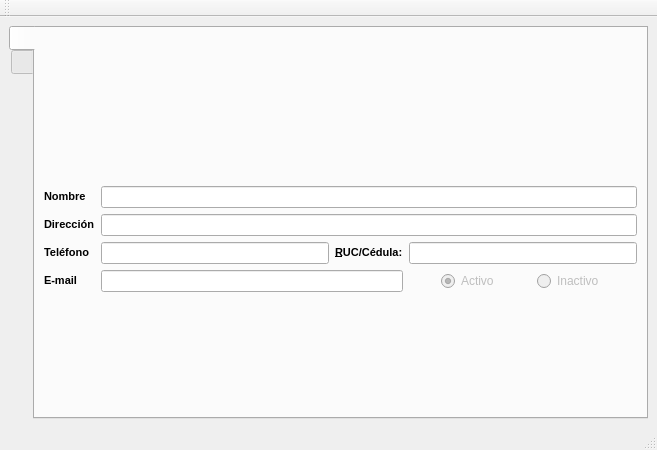
<?xml version="1.0" encoding="UTF-8"?>
<ui version="4.0">
 <class>frmPersona</class>
 <widget class="QMainWindow" name="frmPersona">
  <property name="geometry">
   <rect>
    <x>0</x>
    <y>0</y>
    <width>657</width>
    <height>450</height>
   </rect>
  </property>
  <property name="maximumSize">
   <size>
    <width>16777215</width>
    <height>450</height>
   </size>
  </property>
  <property name="windowTitle">
   <string>Persona</string>
  </property>
  <widget class="QWidget" name="centralwidget">
   <layout class="QVBoxLayout" name="verticalLayout_3">
    <item>
     <widget class="QTabWidget" name="tabWidget">
      <property name="tabPosition">
       <enum>QTabWidget::West</enum>
      </property>
      <property name="currentIndex">
       <number>0</number>
      </property>
      <widget class="QWidget" name="tabdetails">
       <attribute name="icon">
        <iconset resource="res.qrc">
         <normaloff>:/icons/res/document-edit.png</normaloff>:/icons/res/document-edit.png</iconset>
       </attribute>
       <attribute name="title">
        <string notr="true"/>
       </attribute>
       <layout class="QVBoxLayout" name="verticalLayout">
        <item>
         <layout class="QGridLayout" name="gridLayout">
          <item row="0" column="0" colspan="4">
           <widget class="QLabel" name="lbltitulo">
            <property name="sizePolicy">
             <sizepolicy hsizetype="Expanding" vsizetype="Fixed">
              <horstretch>0</horstretch>
              <verstretch>0</verstretch>
             </sizepolicy>
            </property>
            <property name="font">
             <font>
              <pointsize>18</pointsize>
             </font>
            </property>
            <property name="text">
             <string/>
            </property>
            <property name="alignment">
             <set>Qt::AlignCenter</set>
            </property>
           </widget>
          </item>
          <item row="1" column="0">
           <widget class="QLabel" name="lblnombre">
            <property name="sizePolicy">
             <sizepolicy hsizetype="Fixed" vsizetype="Preferred">
              <horstretch>0</horstretch>
              <verstretch>0</verstretch>
             </sizepolicy>
            </property>
            <property name="text">
             <string>&lt;!DOCTYPE HTML PUBLIC &quot;-//W3C//DTD HTML 4.0//EN&quot; &quot;http://www.w3.org/TR/REC-html40/strict.dtd&quot;&gt;
&lt;html&gt;&lt;head&gt;&lt;meta name=&quot;qrichtext&quot; content=&quot;1&quot; /&gt;&lt;style type=&quot;text/css&quot;&gt;
p, li { white-space: pre-wrap; }
&lt;/style&gt;&lt;/head&gt;&lt;body style=&quot; font-family:'MS Shell Dlg 2'; font-size:8.25pt; font-weight:400; font-style:normal;&quot;&gt;
&lt;p style=&quot; margin-top:0px; margin-bottom:0px; margin-left:0px; margin-right:0px; -qt-block-indent:0; text-indent:0px;&quot;&gt;&lt;span style=&quot; font-size:8pt; font-weight:600;&quot;&gt;Nombre&lt;/span&gt;&lt;/p&gt;&lt;/body&gt;&lt;/html&gt;</string>
            </property>
           </widget>
          </item>
          <item row="1" column="1" colspan="3">
           <widget class="QLineEdit" name="txtnombre">
            <property name="readOnly">
             <bool>false</bool>
            </property>
           </widget>
          </item>
          <item row="2" column="0">
           <widget class="QLabel" name="label_12">
            <property name="sizePolicy">
             <sizepolicy hsizetype="Fixed" vsizetype="Preferred">
              <horstretch>0</horstretch>
              <verstretch>0</verstretch>
             </sizepolicy>
            </property>
            <property name="text">
             <string>&lt;!DOCTYPE HTML PUBLIC &quot;-//W3C//DTD HTML 4.0//EN&quot; &quot;http://www.w3.org/TR/REC-html40/strict.dtd&quot;&gt;
&lt;html&gt;&lt;head&gt;&lt;meta name=&quot;qrichtext&quot; content=&quot;1&quot; /&gt;&lt;style type=&quot;text/css&quot;&gt;
p, li { white-space: pre-wrap; }
&lt;/style&gt;&lt;/head&gt;&lt;body style=&quot; font-family:'MS Shell Dlg 2'; font-size:8.25pt; font-weight:400; font-style:normal;&quot;&gt;
&lt;p style=&quot; margin-top:0px; margin-bottom:0px; margin-left:0px; margin-right:0px; -qt-block-indent:0; text-indent:0px;&quot;&gt;&lt;span style=&quot; font-size:8pt; font-weight:600;&quot;&gt;Dirección&lt;/span&gt;&lt;/p&gt;&lt;/body&gt;&lt;/html&gt;</string>
            </property>
           </widget>
          </item>
          <item row="2" column="1" colspan="3">
           <widget class="QLineEdit" name="txtdireccion">
            <property name="maxLength">
             <number>200</number>
            </property>
            <property name="readOnly">
             <bool>false</bool>
            </property>
           </widget>
          </item>
          <item row="3" column="0">
           <widget class="QLabel" name="label_11">
            <property name="sizePolicy">
             <sizepolicy hsizetype="Fixed" vsizetype="Preferred">
              <horstretch>0</horstretch>
              <verstretch>0</verstretch>
             </sizepolicy>
            </property>
            <property name="text">
             <string>&lt;!DOCTYPE HTML PUBLIC &quot;-//W3C//DTD HTML 4.0//EN&quot; &quot;http://www.w3.org/TR/REC-html40/strict.dtd&quot;&gt;
&lt;html&gt;&lt;head&gt;&lt;meta name=&quot;qrichtext&quot; content=&quot;1&quot; /&gt;&lt;style type=&quot;text/css&quot;&gt;
p, li { white-space: pre-wrap; }
&lt;/style&gt;&lt;/head&gt;&lt;body style=&quot; font-family:'MS Shell Dlg 2'; font-size:8.25pt; font-weight:400; font-style:normal;&quot;&gt;
&lt;p style=&quot; margin-top:0px; margin-bottom:0px; margin-left:0px; margin-right:0px; -qt-block-indent:0; text-indent:0px;&quot;&gt;&lt;span style=&quot; font-weight:600;&quot;&gt;Teléfono&lt;/span&gt;&lt;/p&gt;&lt;/body&gt;&lt;/html&gt;</string>
            </property>
           </widget>
          </item>
          <item row="3" column="1">
           <widget class="QLineEdit" name="txttelefono">
            <property name="maxLength">
             <number>45</number>
            </property>
            <property name="readOnly">
             <bool>false</bool>
            </property>
           </widget>
          </item>
          <item row="3" column="2">
           <widget class="QLabel" name="label_6">
            <property name="sizePolicy">
             <sizepolicy hsizetype="Fixed" vsizetype="Preferred">
              <horstretch>0</horstretch>
              <verstretch>0</verstretch>
             </sizepolicy>
            </property>
            <property name="text">
             <string>&lt;!DOCTYPE HTML PUBLIC &quot;-//W3C//DTD HTML 4.0//EN&quot; &quot;http://www.w3.org/TR/REC-html40/strict.dtd&quot;&gt;
&lt;html&gt;&lt;head&gt;&lt;meta name=&quot;qrichtext&quot; content=&quot;1&quot; /&gt;&lt;style type=&quot;text/css&quot;&gt;
p, li { white-space: pre-wrap; }
&lt;/style&gt;&lt;/head&gt;&lt;body style=&quot; font-family:'MS Shell Dlg 2'; font-size:8.25pt; font-weight:400; font-style:normal;&quot;&gt;
&lt;p style=&quot; margin-top:0px; margin-bottom:0px; margin-left:0px; margin-right:0px; -qt-block-indent:0; text-indent:0px;&quot;&gt;&lt;span style=&quot; font-weight:600;&quot;&gt;&amp;amp;RUC/Cédula:&lt;/span&gt;&lt;/p&gt;&lt;/body&gt;&lt;/html&gt;</string>
            </property>
            <property name="buddy">
             <cstring>txtruc</cstring>
            </property>
           </widget>
          </item>
          <item row="3" column="3">
           <widget class="QLineEdit" name="txtruc">
            <property name="maxLength">
             <number>45</number>
            </property>
            <property name="dragEnabled">
             <bool>true</bool>
            </property>
            <property name="readOnly">
             <bool>false</bool>
            </property>
           </widget>
          </item>
          <item row="4" column="0">
           <widget class="QLabel" name="label_2">
            <property name="sizePolicy">
             <sizepolicy hsizetype="Fixed" vsizetype="Preferred">
              <horstretch>0</horstretch>
              <verstretch>0</verstretch>
             </sizepolicy>
            </property>
            <property name="text">
             <string>&lt;!DOCTYPE HTML PUBLIC &quot;-//W3C//DTD HTML 4.0//EN&quot; &quot;http://www.w3.org/TR/REC-html40/strict.dtd&quot;&gt;
&lt;html&gt;&lt;head&gt;&lt;meta name=&quot;qrichtext&quot; content=&quot;1&quot; /&gt;&lt;style type=&quot;text/css&quot;&gt;
p, li { white-space: pre-wrap; }
&lt;/style&gt;&lt;/head&gt;&lt;body style=&quot; font-family:'MS Shell Dlg 2'; font-size:8.25pt; font-weight:400; font-style:normal;&quot;&gt;
&lt;p style=&quot; margin-top:0px; margin-bottom:0px; margin-left:0px; margin-right:0px; -qt-block-indent:0; text-indent:0px;&quot;&gt;&lt;span style=&quot; font-size:8pt; font-weight:600;&quot;&gt;E-mail&lt;/span&gt;&lt;/p&gt;&lt;/body&gt;&lt;/html&gt;</string>
            </property>
           </widget>
          </item>
          <item row="4" column="1" colspan="2">
           <widget class="QLineEdit" name="txtcorreo">
            <property name="maxLength">
             <number>45</number>
            </property>
            <property name="readOnly">
             <bool>false</bool>
            </property>
           </widget>
          </item>
          <item row="4" column="3">
           <layout class="QHBoxLayout" name="horizontalLayout_7">
            <item>
             <widget class="QRadioButton" name="rbactivo">
              <property name="enabled">
               <bool>false</bool>
              </property>
              <property name="sizePolicy">
               <sizepolicy hsizetype="Fixed" vsizetype="Fixed">
                <horstretch>0</horstretch>
                <verstretch>0</verstretch>
               </sizepolicy>
              </property>
              <property name="text">
               <string>Activo</string>
              </property>
              <property name="checked">
               <bool>true</bool>
              </property>
             </widget>
            </item>
            <item>
             <widget class="QRadioButton" name="rbinactivo">
              <property name="enabled">
               <bool>false</bool>
              </property>
              <property name="sizePolicy">
               <sizepolicy hsizetype="Fixed" vsizetype="Fixed">
                <horstretch>0</horstretch>
                <verstretch>0</verstretch>
               </sizepolicy>
              </property>
              <property name="text">
               <string>Inactivo</string>
              </property>
             </widget>
            </item>
           </layout>
          </item>
         </layout>
        </item>
       </layout>
      </widget>
      <widget class="QWidget" name="tabnavigation">
       <attribute name="icon">
        <iconset resource="res.qrc">
         <normaloff>:/icons/res/table.png</normaloff>:/icons/res/table.png</iconset>
       </attribute>
       <attribute name="title">
        <string notr="true"/>
       </attribute>
       <layout class="QVBoxLayout" name="verticalLayout_2">
        <item>
         <widget class="QTableView" name="tablenavigation">
          <property name="alternatingRowColors">
           <bool>true</bool>
          </property>
          <property name="selectionMode">
           <enum>QAbstractItemView::SingleSelection</enum>
          </property>
          <property name="selectionBehavior">
           <enum>QAbstractItemView::SelectRows</enum>
          </property>
          <attribute name="horizontalHeaderStretchLastSection">
           <bool>true</bool>
          </attribute>
          <attribute name="verticalHeaderVisible">
           <bool>false</bool>
          </attribute>
          <attribute name="verticalHeaderVisible">
           <bool>false</bool>
          </attribute>
          <attribute name="horizontalHeaderStretchLastSection">
           <bool>true</bool>
          </attribute>
         </widget>
        </item>
        <item>
         <layout class="QHBoxLayout" name="horizontalLayout">
          <item>
           <widget class="QLabel" name="label_15">
            <property name="text">
             <string>&amp;Buscar</string>
            </property>
            <property name="buddy">
             <cstring>txtSearch</cstring>
            </property>
           </widget>
          </item>
          <item>
           <widget class="QLineEdit" name="txtSearch"/>
          </item>
         </layout>
        </item>
       </layout>
      </widget>
     </widget>
    </item>
   </layout>
  </widget>
  <widget class="QStatusBar" name="statusbar"/>
  <widget class="QToolBar" name="toolBar">
   <property name="windowTitle">
    <string>Arqueo</string>
   </property>
   <attribute name="toolBarArea">
    <enum>TopToolBarArea</enum>
   </attribute>
   <attribute name="toolBarBreak">
    <bool>false</bool>
   </attribute>
  </widget>
 </widget>
 <resources>
  <include location="res.qrc"/>
 </resources>
 <connections/>
</ui>
